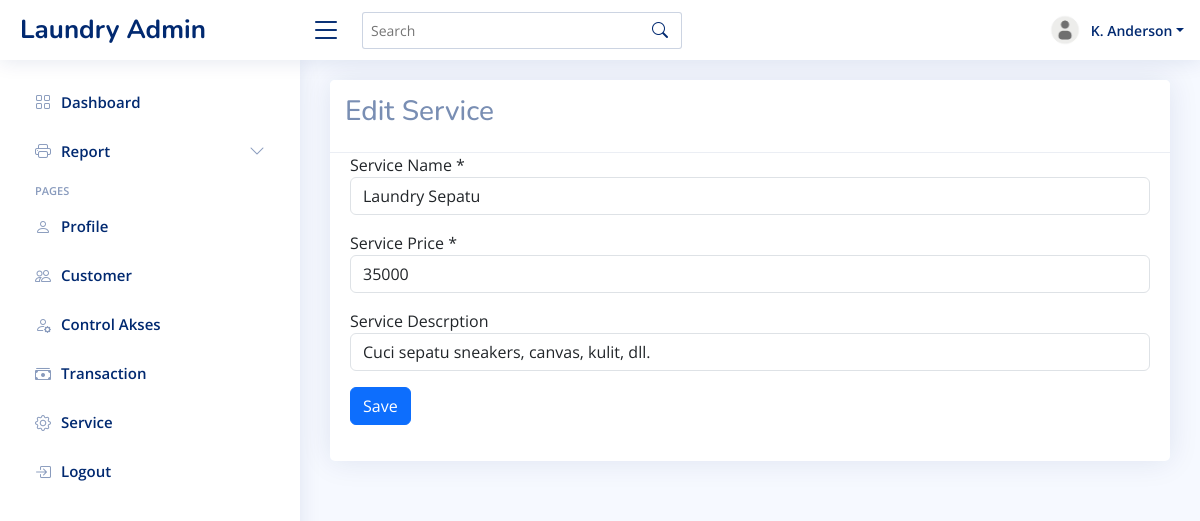
Page /dashboard.php?page=add-service&edit=13 (signed in) on the committed database.
### tables this page shows
CREATE TABLE `services` (
  `id` int(11) NOT NULL,
  `service_name` varchar(50) NOT NULL,
  `service_price` int(10) NOT NULL,
  `service_desc` text DEFAULT NULL,
  `create_at` timestamp NOT NULL DEFAULT current_timestamp() ON UPDATE current_timestamp(),
  `update_at` timestamp NULL DEFAULT NULL
);

### content/add-service.php (the view, shortened to what this page needs)
<?php
$id = isset($_GET['edit']) ? $_GET['edit'] : '';
$queryEdit = mysqli_query($koneksi, "SELECT * FROM services WHERE id = '$id'");
$rowEdit = mysqli_fetch_assoc($queryEdit);
?>
<div class="row">
    <div class="col-sm-12">
        <div class="card">
            <div class="card-header">
                <h3><?php echo isset($_GET['edit']) ? 'Edit' : 'Create New' ?> Service</h3>
            </div>
            <div class="card-body">
                <form action="" method="post">
                    <div class="mb-3">
                        <label for="">Service Name *</label>
                        <input
                            value="<?php echo isset($_GET['edit']) ? $rowEdit['service_name'] : '' ?>"
                            type="text" class="form-control"
                            name="service_name" required placeholder="Enter Service Name">
                    </div>
                    <div class="mb-3">
                        <label for="">Service Price *</label>
                        <input type="number" class="form-control"
                            value="<?php echo isset($_GET['edit']) ? $rowEdit['service_price'] : '' ?>"
                            name="service_price" required placeholder="Enter Service Price">
                    </div>
                    <div class="mb-3">
                        <label for="">Service Descrption </label>
                        <input type="text" class="form-control"
                            value="<?php echo isset($_GET['edit']) ? $rowEdit['service_desc'] : '' ?>"
                            name="service_desc" placeholder="Enter Service Descrption">
                    </div>
                    <div class="mb-3">
                        <button class="btn btn-primary" type="submit" name="<?php echo isset($_GET['edit']) ? 'edit' : 'save' ?>">Save</button>
                    </div>
                </form>
            </div>
        </div>
    </div>
</div>

### assets/css/style.css (style rules this page uses)
:root { scroll-behavior: smooth; }
body { font-family: "Open Sans", sans-serif; background: #f6f9ff; color: #444444; }
h1, h2, h3, h4, h5, h6 { font-family: "Nunito", sans-serif; }
.card { margin-bottom: 30px; border: none; border-radius: 5px; box-shadow: 0px 0 30px rgba(1, 41, 112, 0.1); }
.card-header, .card-footer { border-color: #ebeef4; background-color: #fff; color: #798eb3; padding: 15px; }
.card-body { padding: 0 20px 20px 20px; }

### rows in the picture
services: service_name "Laundry Sepatu", service_price "35000", service_desc "Cuci sepatu sneakers, canvas, kulit, dll."
